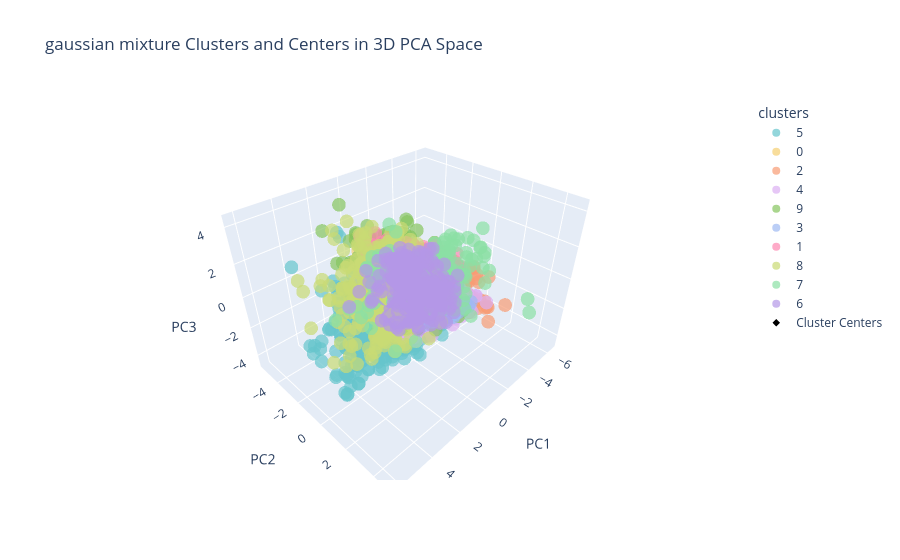

This figure's notebook cell:
### Code cell
plot_clusters_3d(scaled_data, labels[2], centers[2], metadata, "gaussian mixture")

### Figure 1 — Plotly figure (JSON) as saved in the notebook; plotly's stock layout.template omitted (floating-point values rounded to 4 significant figures; data arrays with more than 128 entries replaced by an {"elided": "..."} marker saying what was removed)
{"data": [{"customdata": {"elided": "1032x1 str values"}, "hovertemplate": "clusters=5<br>PC1=%{x}<br>PC2=%{y}<br>PC3=%{z}<br>Genre=%{customdata[0]}<extra></extra>", "legendgroup": "5", "marker": {"color": "rgb(102, 197, 204)", "opacity": 0.7, "symbol": "circle"}, "mode": "markers", "name": "5", "scene": "scene", "showlegend": true, "type": "scatter3d", "x": {"elided": "1032 float values"}, "y": {"elided": "1032 float values"}, "z": {"elided": "1032 float values"}}, {"customdata": {"elided": "704x1 str values"}, "hovertemplate": "clusters=0<br>PC1=%{x}<br>PC2=%{y}<br>PC3=%{z}<br>Genre=%{customdata[0]}<extra></extra>", "legendgroup": "0", "marker": {"color": "rgb(246, 207, 113)", "opacity": 0.7, "symbol": "circle"}, "mode": "markers", "name": "0", "scene": "scene", "showlegend": true, "type": "scatter3d", "x": {"elided": "704 float values"}, "y": {"elided": "704 float values"}, "z": {"elided": "704 float values"}}, {"customdata": {"elided": "760x1 str values"}, "hovertemplate": "clusters=2<br>PC1=%{x}<br>PC2=%{y}<br>PC3=%{z}<br>Genre=%{customdata[0]}<extra></extra>", "legendgroup": "2", "marker": {"color": "rgb(248, 156, 116)", "opacity": 0.7, "symbol": "circle"}, "mode": "markers", "name": "2", "scene": "scene", "showlegend": true, "type": "scatter3d", "x": {"elided": "760 float values"}, "y": {"elided": "760 float values"}, "z": {"elided": "760 float values"}}, {"customdata": {"elided": "1027x1 str values"}, "hovertemplate": "clusters=4<br>PC1=%{x}<br>PC2=%{y}<br>PC3=%{z}<br>Genre=%{customdata[0]}<extra></extra>", "legendgroup": "4", "marker": {"color": "rgb(220, 176, 242)", "opacity": 0.7, "symbol": "circle"}, "mode": "markers", "name": "4", "scene": "scene", "showlegend": true, "type": "scatter3d", "x": {"elided": "1027 float values"}, "y": {"elided": "1027 float values"}, "z": {"elided": "1027 float values"}}, {"customdata": {"elided": "722x1 str values"}, "hovertemplate": "clusters=9<br>PC1=%{x}<br>PC2=%{y}<br>PC3=%{z}<br>Genre=%{customdata[0]}<extra></extra>", "legendgroup": "9", "marker": {"color": "rgb(135, 197, 95)", "opacity": 0.7, "symbol": "circle"}, "mode": "markers", "name": "9", "scene": "scene", "showlegend": true, "type": "scatter3d", "x": {"elided": "722 float values"}, "y": {"elided": "722 float values"}, "z": {"elided": "722 float values"}}, {"customdata": {"elided": "936x1 str values"}, "hovertemplate": "clusters=3<br>PC1=%{x}<br>PC2=%{y}<br>PC3=%{z}<br>Genre=%{customdata[0]}<extra></extra>", "legendgroup": "3", "marker": {"color": "rgb(158, 185, 243)", "opacity": 0.7, "symbol": "circle"}, "mode": "markers", "name": "3", "scene": "scene", "showlegend": true, "type": "scatter3d", "x": {"elided": "936 float values"}, "y": {"elided": "936 float values"}, "z": {"elided": "936 float values"}}, {"customdata": {"elided": "633x1 str values"}, "hovertemplate": "clusters=1<br>PC1=%{x}<br>PC2=%{y}<br>PC3=%{z}<br>Genre=%{customdata[0]}<extra></extra>", "legendgroup": "1", "marker": {"color": "rgb(254, 136, 177)", "opacity": 0.7, "symbol": "circle"}, "mode": "markers", "name": "1", "scene": "scene", "showlegend": true, "type": "scatter3d", "x": {"elided": "633 float values"}, "y": {"elided": "633 float values"}, "z": {"elided": "633 float values"}}, {"customdata": {"elided": "443x1 str values"}, "hovertemplate": "clusters=8<br>PC1=%{x}<br>PC2=%{y}<br>PC3=%{z}<br>Genre=%{customdata[0]}<extra></extra>", "legendgroup": "8", "marker": {"color": "rgb(201, 219, 116)", "opacity": 0.7, "symbol": "circle"}, "mode": "markers", "name": "8", "scene": "scene", "showlegend": true, "type": "scatter3d", "x": {"elided": "443 float values"}, "y": {"elided": "443 float values"}, "z": {"elided": "443 float values"}}, {"customdata": {"elided": "184x1 str values"}, "hovertemplate": "clusters=7<br>PC1=%{x}<br>PC2=%{y}<br>PC3=%{z}<br>Genre=%{customdata[0]}<extra></extra>", "legendgroup": "7", "marker": {"color": "rgb(139, 224, 164)", "opacity": 0.7, "symbol": "circle"}, "mode": "markers", "name": "7", "scene": "scene", "showlegend": true, "type": "scatter3d", "x": {"elided": "184 float values"}, "y": {"elided": "184 float values"}, "z": {"elided": "184 float values"}}, {"customdata": {"elided": "372x1 str values"}, "hovertemplate": "clusters=6<br>PC1=%{x}<br>PC2=%{y}<br>PC3=%{z}<br>Genre=%{customdata[0]}<extra></extra>", "legendgroup": "6", "marker": {"color": "rgb(180, 151, 231)", "opacity": 0.7, "symbol": "circle"}, "mode": "markers", "name": "6", "scene": "scene", "showlegend": true, "type": "scatter3d", "x": {"elided": "372 float values"}, "y": {"elided": "372 float values"}, "z": {"elided": "372 float values"}}, {"marker": {"color": "black", "line": {"color": "white", "width": 2}, "size": 8, "symbol": "diamond"}, "mode": "markers", "name": "Cluster Centers", "type": "scatter3d", "x": [-0.3463, -1.342, -1.164, 0.04635, -0.3393, 1.522, 0.1749, -0.4634, 1.634, 0.01271], "y": [-0.6532, -1.5, 0.4446, 0.2103, 0.8023, 0.2556, 0.1703, 0.2742, -0.368, -0.2268], "z": [0.3272, 0.444, 0.1016, -0.3339, -0.5001, -0.508, 0.3014, 0.6423, 0.5295, 0.4112]}], "layout": {"legend": {"title": {"text": "clusters"}, "tracegroupgap": 0}, "scene": {"domain": {"x": [0, 1], "y": [0, 1]}, "xaxis": {"title": {"text": "PC1"}}, "yaxis": {"title": {"text": "PC2"}}, "zaxis": {"title": {"text": "PC3"}}}, "title": {"text": "gaussian mixture Clusters and Centers in 3D PCA Space"}}}
